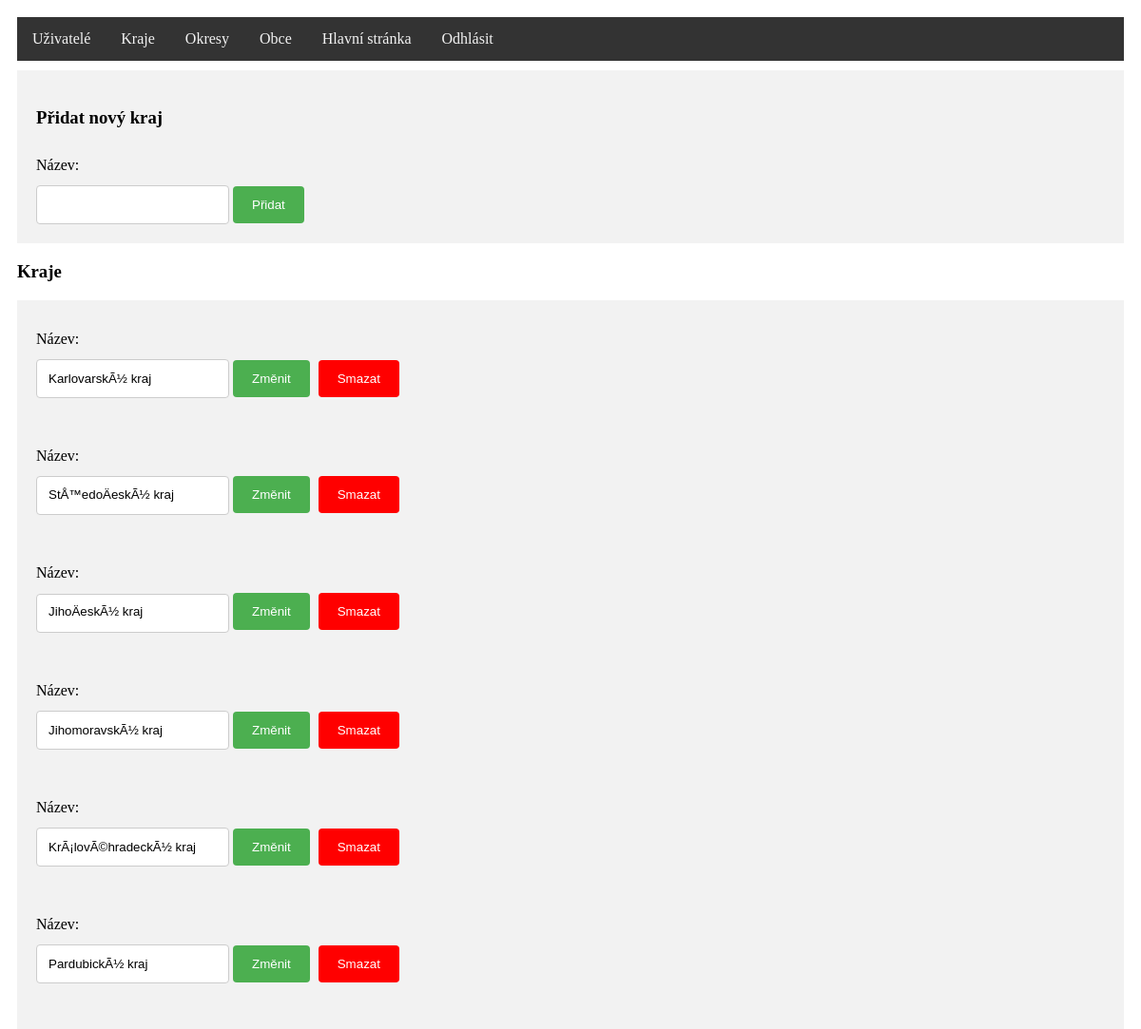
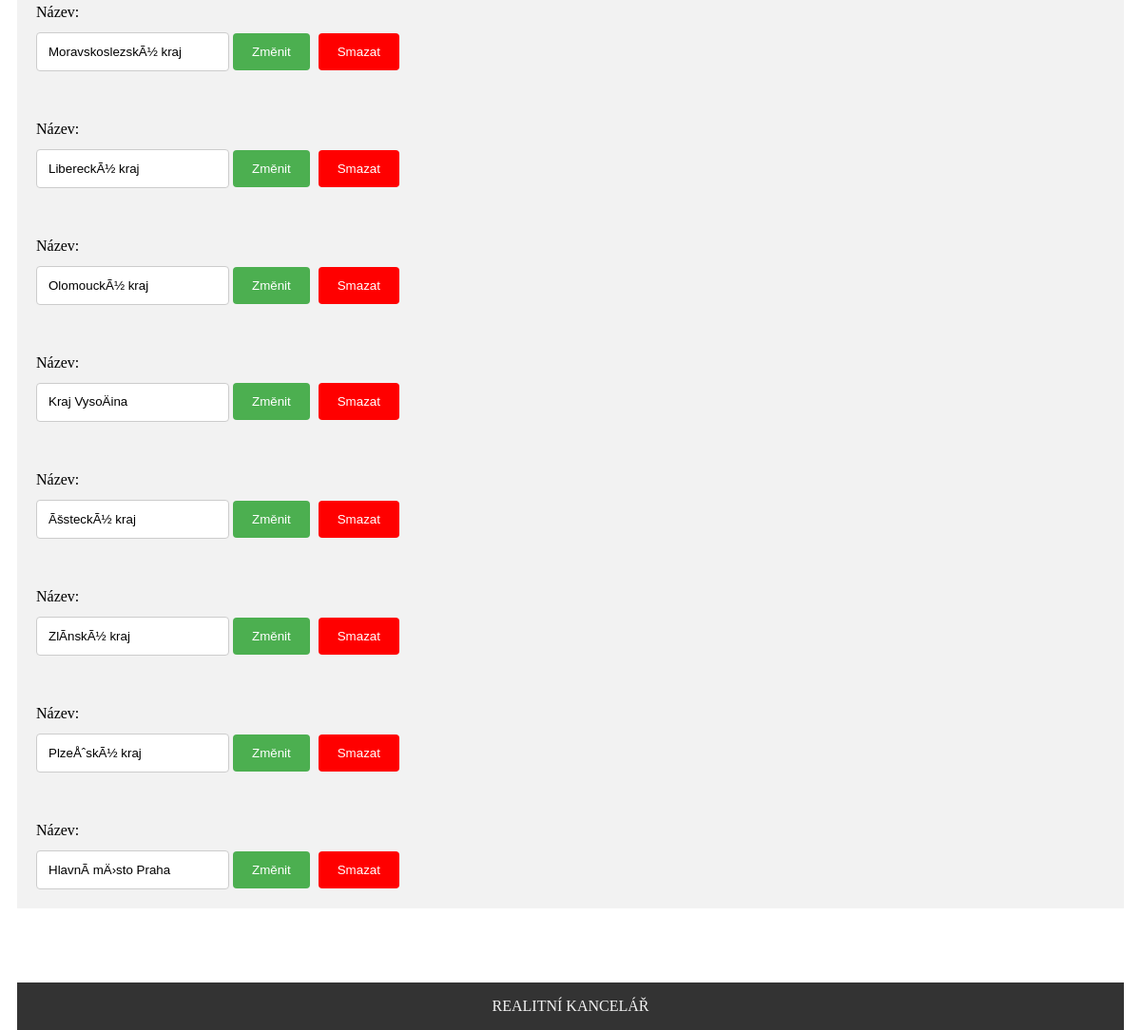
The page /team-work/code/admin/kraje.php (signed in) on the database its author committed (2 pictures, top to bottom).
### tables this page shows
CREATE TABLE `kraj` (
  `id` int(11) NOT NULL COMMENT 'ID Kraje',
  `kod` varchar(7) NOT NULL COMMENT 'Kód kraje',
  `nazev` varchar(80) NOT NULL COMMENT 'Název kraje'
);

### team-work/code/admin/controllers/CKraj.php (called while the page is built, shortened)
<?php
class CKraj {
    public static function selectKraje() {
        $db = DbInfo::getinfo();
        $select3 = "Select * from `kraj`";
        $index = 0;
        $kraje = NULL;
        foreach ($db->query($select3) as $row) {
            $kraje[$index++] = new Kraj($row["id"], $row["nazev"], $row["kod"]);
        }
        return $kraje;
    }
}

### team-work/code/model/Kraj.php (called while the page is built, shortened)
<?php
class Kraj implements JsonSerializable {
    private $id;
    private $nazev;
    public function __construct($id, $nazev, $kod) {
        $this->id = $id;
        $this->nazev = $nazev;
    }
    public function getId() {
        return $this->id;
    }
    public function getNazev() {
        return $this->nazev;
    }
}

### team-work/code/admin/kraje.php (the view, shortened to what this page needs)
<!DOCTYPE html>
<html>
    <head>
        <link rel="stylesheet" href="../styles.css">
        <link rel="stylesheet" href="https://cdnjs.cloudflare.com/ajax/libs/font-awesome/4.7.0/css/font-awesome.min.css">
    </head>
    <body>
        <div class="grid-container">
            <div class="item1" id="myTopnav">
                <?php
                require_once 'menu.php';
                ?>
            </div>
            <div class="item2">
                <?php
                $select = CKraj::selectKraje();
                $page = htmlspecialchars('controllers/CKraje.php');
                echo"<div id='zmena-udaju'>
                    <h3>Přidat nový kraj</h3>
                    <form method='post' action='$page'>
                        <input type='hidden' name='add' value=1>
                        <div>
                            <label>Název: </label><input required type='text' name='nazev' value=''>
                            <button type='submit'>Přidat</button>
                        </div>
                    </form>
                </div>";
                echo"<h3>Kraje</h3>";
                foreach ($select as $kraj) {
                    echo "<div id='zmena-udaju'>
            <form method='post' action='$page'>
            <input type='hidden' name='id' value=" . $kraj->getId() . ">
                <div>
                    <label>Název: </label><input required type='text' name='nazev' value='" . $kraj->getNazev() . "'>
                    <button type='submit'>Změnit</button>
                    <button class='delete' value='" . $kraj->getId() . "'>Smazat</button>
                </div>
        </form></div>";
                }
                ?>
            </div>
            <?php
            require_once '../footer.php';
            ?>
    </body>
</html>

### team-work/code/admin/menu.php (shortened to what this page needs)
<?php
echo "<a href='uzivatele.php'>Uživatelé</a>";
echo "<a href='kraje.php'>Kraje</a>";
echo "<a href='okresy.php'>Okresy</a>";
echo "<a href='obce.php'>Obce</a>";
echo "<a href='../index.php'>Hlavní stránka</a>";
if (isset($_SESSION["logged"])) {
    echo "<a href='controllers/CLogout.php'>Odhlásit</a>";
} else {
    echo "<a href='login.php'>Přihlásit</a>";
}
?>

### team-work/code/footer.php
<div class="item3">
    <p>REALITNÍ KANCELÁŘ</p>
</div>

### team-work/code/styles.css (style rules this page uses)
.item1 { grid-area: header; }
.item2 { grid-area: main; }
.item3 { grid-area: footer; }
.grid-container { display: grid; grid-template-areas: 'header' 'main' 'footer'; grid-gap: 10px; padding: 10px; }
.item1 { overflow: hidden; background-color: #333; }
.item1 a { float: left; display: block; color: #f2f2f2; text-align: center; padding: 14px 16px; text-decoration: none; }
.item2 { margin-bottom: 100px; }
.item3 { position: fixed; right: 0; bottom: 0; left: 0; margin: 10px 18px 0px 18px; background-color: #333; color: #f2f2f2; text-align: center; }
.delete { margin-left: 5px; background-color: red; }
input[type=text],input[type=password], input[type=number], select, textarea { padding: 12px; border: 1px solid #ccc; border-radius: 4px; resize: vertical; }
input[type=submit],button { background-color: #4CAF50; color: white; padding: 12px 20px; border: none; border-radius: 4px; cursor: pointer; }
label { padding: 12px 12px 12px 0; display: block; }
#login, #registrace, #zmena-udaju, #wrap,#nova-nemovitost { padding: 20px; background-color: #f2f2f2; }
a { text-decoration: none; }

### rows shown on the page
kraj: nazev "KarlovarskÃ½ kraj", $kraj->getId() 1 (drawn)
kraj: nazev "StÅ™edoÄeskÃ½ kraj", $kraj->getId() 2 (drawn)
kraj: nazev "JihoÄeskÃ½ kraj", $kraj->getId() 3 (drawn)
kraj: nazev "JihomoravskÃ½ kraj", $kraj->getId() 4 (drawn)
kraj: nazev "KrÃ¡lovÃ©hradeckÃ½ kraj", $kraj->getId() 5 (drawn)
kraj: nazev "PardubickÃ½ kraj", $kraj->getId() 6 (drawn)
kraj: nazev "MoravskoslezskÃ½ kraj", $kraj->getId() 7 (drawn)
kraj: nazev "LibereckÃ½ kraj", $kraj->getId() 8 (drawn)
kraj: nazev "OlomouckÃ½ kraj", $kraj->getId() 9 (drawn)
kraj: nazev "Kraj VysoÄina", $kraj->getId() 10 (drawn)
kraj: nazev "ÃšsteckÃ½ kraj", $kraj->getId() 11 (drawn)
kraj: nazev "ZlÃ­nskÃ½ kraj", $kraj->getId() 12 (drawn)
kraj: nazev "PlzeÅˆskÃ½ kraj", $kraj->getId() 13 (drawn)
kraj: nazev "HlavnÃ­ mÄ›sto Praha", $kraj->getId() 14 (drawn)
